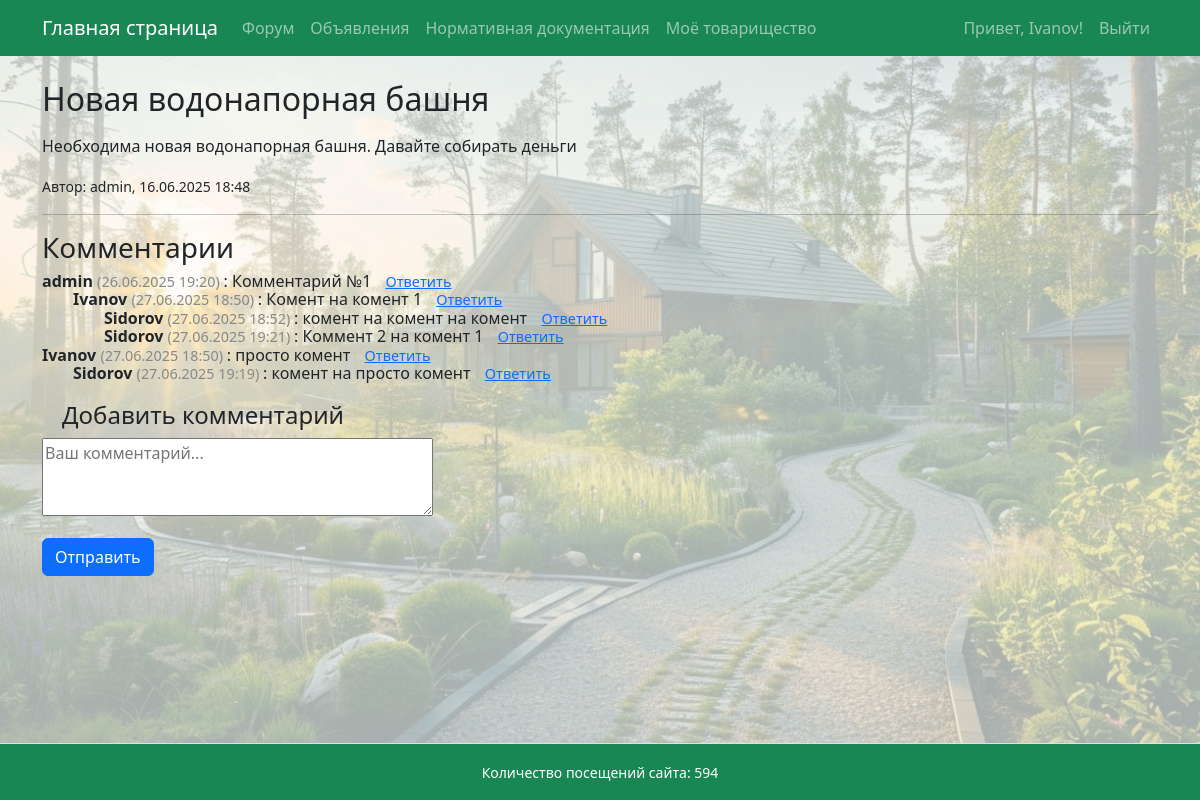
/forum/1/ (signed in), run on the app's committed database.
### garden/models.py (models this page shows, shortened)
class ForumPost(models.Model):
    user = models.ForeignKey(User, on_delete=models.CASCADE)
    title = models.CharField(max_length=200)
    content = models.TextField()
    created_at = models.DateTimeField(auto_now_add=True)

class Comment(models.Model):
    post = models.ForeignKey(ForumPost, on_delete=models.CASCADE, related_name='comments')
    user = models.ForeignKey(User, on_delete=models.CASCADE)
    parent = models.ForeignKey('self', null=True, blank=True, on_delete=models.CASCADE, related_name='replies')
    content = models.TextField()
    created_at = models.DateTimeField(auto_now_add=True)

### garden/views.py (the view)
# urls.py: path('forum/<int:pk>/', views.forum_post_detail, name='forum_post_detail'),
@login_required
def forum_post_detail(request, pk):
    post = get_object_or_404(ForumPost, pk=pk)
    comments = post.comments.filter(parent__isnull=True).prefetch_related('replies', 'user')
    reply_to = request.GET.get('reply_to')
    try:
        reply_to = int(reply_to)
    except (TypeError, ValueError):
        reply_to = None
    if request.method == 'POST':
        form = CommentForm(request.POST)
        if form.is_valid():
            parent_id = form.cleaned_data.get('parent_id')
            parent_comment = None
            if parent_id:
                parent_comment = Comment.objects.filter(id=parent_id, post=post).first()
            comment = form.save(commit=False)
            comment.post = post
            comment.user = request.user
            comment.parent = parent_comment
            comment.save()
            return redirect(f'{post.get_absolute_url()}#comment-{comment.id}')
    else:
        initial = {}
        if reply_to:
            initial['parent_id'] = reply_to
        form = CommentForm(initial=initial)
    context = {
        'post': post,
        'comments': comments,
        'form': form,
        'reply_to': reply_to,
    }
    return render(request, 'forum_post_detail.html', context)

### garden/forms.py
class CommentForm(forms.ModelForm):
    parent_id = forms.IntegerField(widget=forms.HiddenInput(), required=False)
    class Meta:
        model = Comment
        fields = ['content', 'parent_id']
        labels = {'content': '',}  # убираем метку
        widgets = {
            'content': forms.Textarea(attrs={'rows': 3, 'placeholder': 'Ваш комментарий...'}),
        }

### garden/context_processors.py (called while the page is built)
def total_visits_processor(request):
    counter, created = PageVisit.objects.get_or_create(page_name='main_page')
    return {
        'total_visits': counter.visits
    }

### garden/templates/forum_post_detail.html (shortened to what this page needs)
{% extends 'base.html' %}
{% block content %}
<h2>{{ post.title }}</h2>
<p>{{ post.content|linebreaks }}</p>
<p><small>Автор: {{ post.user.username }}, {{ post.created_at|date:"d.m.Y H:i" }}</small></p>
<hr>
<h3>Комментарии</h3>
{% include "_comment.html" with comments=comments reply_to=reply_to %}
<h4 style="text-indent: 20px;margin-top: 20px;">Добавить комментарий</h4>
<form method="post" id="comment-form">
  {{ form.as_p }}
  <button type="submit" class="btn btn-primary">Отправить</button>
</form>
{% endblock %}

### templates/base.html (shortened to what this page needs)
<!DOCTYPE html>
<html lang="ru">
<head>
    <link rel="stylesheet" href="https://cdn.jsdelivr.net/npm/bootstrap@5.3.0/dist/css/bootstrap.min.css">
</head>
<body>
    <div class="page-container">
        <nav class="navbar navbar-expand-lg navbar-dark bg-success mb-4">
            <div class="container">
                <a class="navbar-brand" href="{% url 'main_page' %}">Главная страница</a>
                <div class="collapse navbar-collapse" id="navbarSupportedContent">
                    <ul class="navbar-nav me-auto mb-2 mb-lg-0">
                        <li class="nav-item"><a class="nav-link" href="{% url 'forum' %}">Форум</a></li>
                        <li class="nav-item"><a class="nav-link" href="{% url 'ads' %}">Объявления</a></li>
                        <li class="nav-item"><a class="nav-link" href="https://strb.by/" target="_blank" rel="noopener noreferrer">Нормативная документация</a></li>
                        <li class="nav-item"><a class="nav-link" href="{% url 'my_community' %}">Моё товарищество</a></li>
                    </ul>
                    <ul class="navbar-nav ms-auto mb-2 mb-lg-0">
                        {% if user.is_authenticated %}
                            <li class="nav-item">
                                <span class="nav-link">Привет, {{ user.username }}!</span>
                            </li>
                            <li class="nav-item">
                                <a class="nav-link" href="#" onclick="event.preventDefault(); document.getElementById('logout-form').submit();">
                                    Выйти
                                </a>
                            </li>
                        {% else %}
                            <li class="nav-item"><a class="nav-link" href="{% url 'login' %}">Войти</a></li>
                        {% endif %}
                    </ul>
                </div>
            </div>
        </nav>
        <main class="content-wrap container">
            {% block content %}
            {% endblock %}
        </main>
        <footer class="bg-success text-center py-3 mt-4 border-top text-white">
            <div class="container">
                <small>
                    Количество посещений сайта: {{ total_visits }}
                </small>
            </div>
        </footer>
    </div>
</body>
</html>

### garden/templates/_comment.html
<ul style="list-style: none; margin: 0; padding: 0; line-height: 1;">
  {% for comment in comments %}
    <li id="comment-{{ comment.id }}"
        style="margin: 2px 0; padding: 0; {% if reply_to and comment.id == reply_to %}background: #fff3cd; border-radius: 4px;{% endif %}">
      <span style="font-weight: bold;">{{ comment.user.username }}</span>
      <span style="color: #888; font-size: 0.9em;">
        ({{ comment.created_at|date:"d.m.Y H:i" }})
      </span>:
      <span>{{ comment.content|linebreaksbr }}</span>
      <a href="?reply_to={{ comment.id }}#comment-{{ comment.id }}" style="margin-left: 10px; font-size: 0.9em;">Ответить</a>
      {% if comment.replies.all %}
        <div style="margin-left: 20px; border-left: 1px solid #ccc; padding-left: 10px;">
          {% include "_comment.html" with comments=comment.replies.all reply_to=reply_to %}
        </div>
      {% endif %}
    </li>
  {% endfor %}
</ul>

### templates/base.html (style rules this page uses)
body, html { height: 100%; margin: 0; }
.page-container { min-height: 100vh; display: flex; flex-direction: column; min-height: 100vh; background-image: url('/static/images/background.jpg'); background-repeat: no-repeat; background-position: center center; background-size: cover; background-color: rgba(240, 248, 245, 0.7); background-blend-mode: lighten; }
.content-wrap { flex: 1; }

### data on the page
ForumPost: title "Новая водонапорная башня", content "Необходима новая водонапорная башня. Давайте собирать деньги", user.username "admin", created_at "16.06.2025 18:48"
Comment: user.username "admin", created_at "26.06.2025 19:20", content "Комментарий №1"
Comment: user.username "Ivanov", created_at "27.06.2025 18:50", content "Комент на комент 1"
Comment: user.username "Sidorov", created_at "27.06.2025 18:52", content "комент на комент на комент"
Comment: user.username "Sidorov", created_at "27.06.2025 19:21", content "Коммент 2 на комент 1"
Comment: user.username "Ivanov", created_at "27.06.2025 18:50", content "просто комент"
Comment: user.username "Sidorov", created_at "27.06.2025 19:19", content "комент на просто комент"

### other printed values
{{ user.username }} "Ivanov"
{{ total_visits }} "594"
